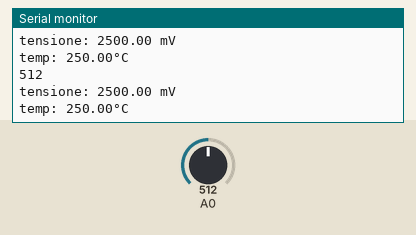
This sketch was run on a simulated Arduino Uno, built with avr-gcc and run on an emulated ATmega328P. Shown: the last lines printed to the serial monitor. The inputs (shaded band) are chosen by the test bench; at power-on: A0 = 512.

Above: at 1.8 s.
1.9 s: A0 set to 716
At 2.8 s:
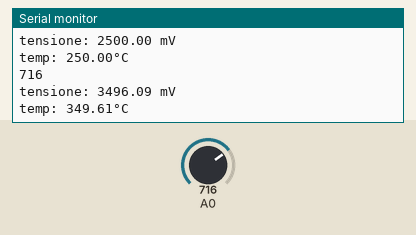
3.4 s: A0 set to 900
At 4.8 s:
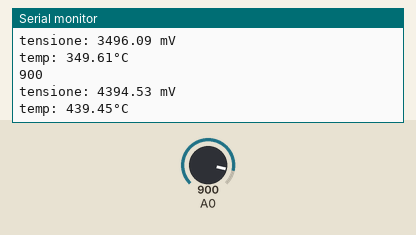
Timing chart, 0 to 6.4 s (numbered marks = the images above; inputs shaded):
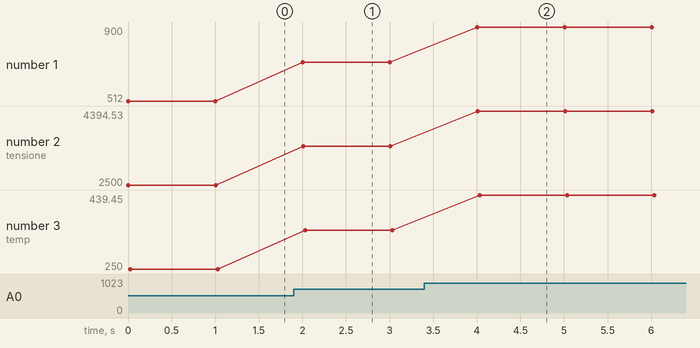

The sketch:

067-LM35.ino
```cpp
/*
10mV per ogni grado Celsius

*/

void setup() {
  Serial.begin(9600);
}

void loop() {
  int v = analogRead(A0);
  Serial.println(v);

  double vt = (float)(5000.0d/1024.0d)*(float)v;
  Serial.print("tensione: ");
  Serial.print(vt);
  Serial.println(" mV");

  double temp = vt/10.0d;
  Serial.print("temp: ");
  Serial.print(temp);
  Serial.println("°C");

  delay(1000);
}
```

Measured:
- after the input at 1.9 s, the serial monitor: prints a new line after 0.10 s (image 1)
- after the input at 3.4 s, the serial monitor: prints a new line after 0.61 s (image 2)
- plotted number 1: 512 → 716 after the input at 1.9 s, 716 → 900 after the input at 3.4 s
- plotted number 2: 2500 → 3496.09 after the input at 1.9 s, 3496.09 → 4394.53 after the input at 3.4 s
- plotted number 3: 250 → 349.61 after the input at 1.9 s, 349.61 → 439.45 after the input at 3.4 s
